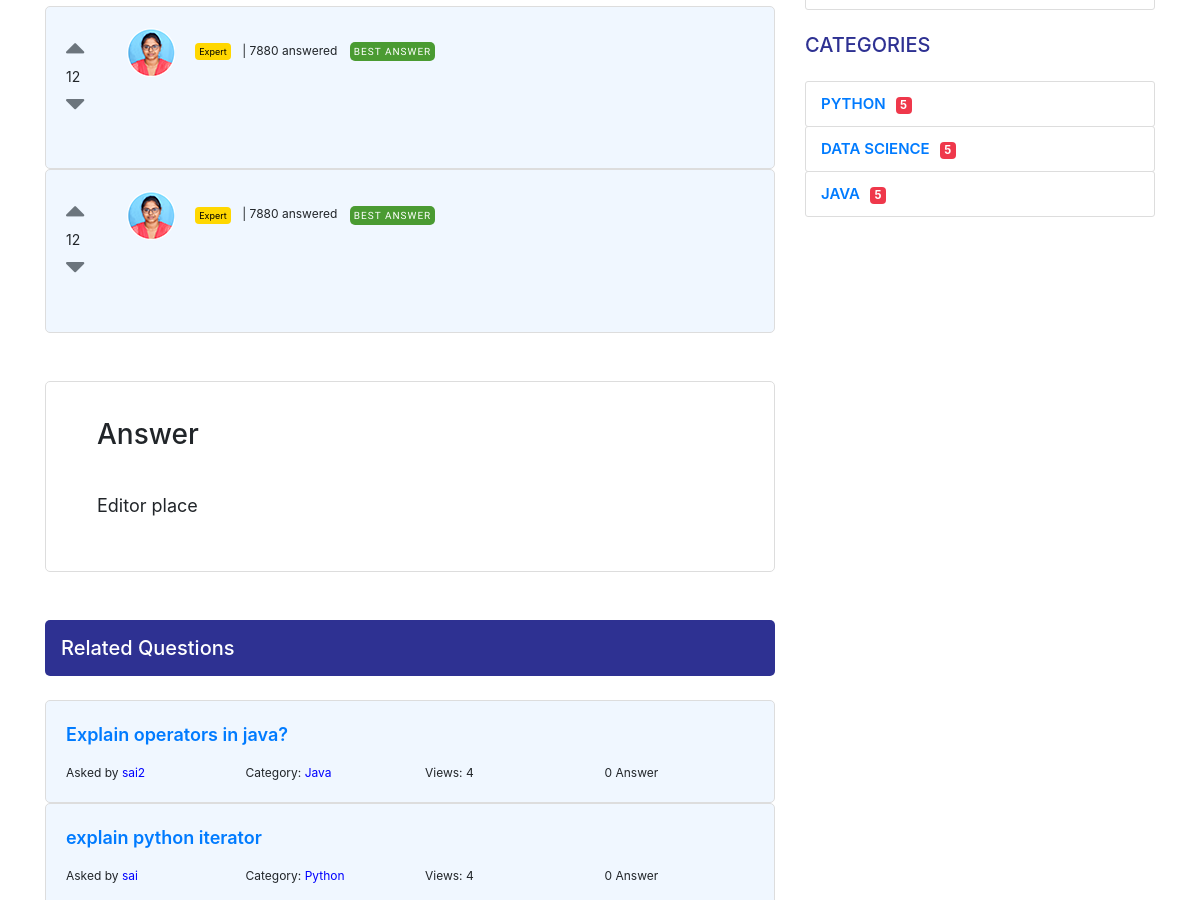
The page /question-detail/what-is-python (middle part) on the database as committed earlier.
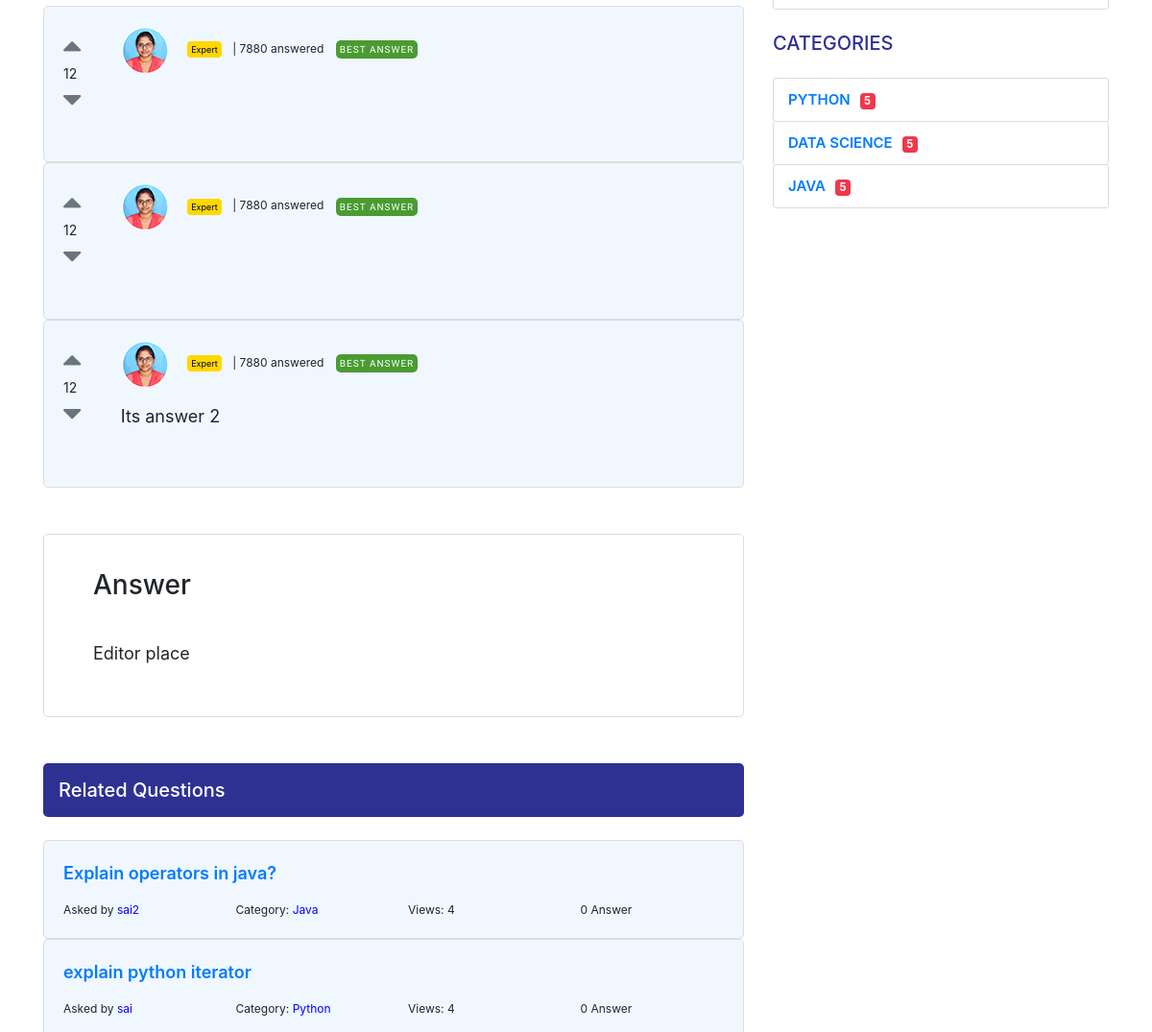
The same page on the database as committed later.
### communityapp/models.py (models this page shows, shortened)
class Answer(models.Model):
	answer = RichTextField(blank = True, null = True)
	question = models.ForeignKey(Question, on_delete = models.CASCADE)
	answeredby = models.ForeignKey(MyUser, on_delete = models.CASCADE, blank = True, null = True)

class Question(models.Model):
	user = models.ForeignKey(MyUser, on_delete = models.CASCADE)
	question = models.CharField(max_length = 500, blank = True)
	description  = models.TextField(max_length = 5000, blank = True)
	category = models.ForeignKey(Category, on_delete = models.CASCADE)
	created = models.DateTimeField(auto_now = True, blank = True, null = True)
	userlabel = models.CharField(max_length = 50, default="Newcommer") # Begginer Expert Newcomer
	answerlabel = models.CharField(max_length=50,blank = True) #Best Answer
	upvote = models.IntegerField(default="0")
	downvote = models.IntegerField(default="0")
	slug = models.SlugField(blank=True,null=True)

class Category(models.Model):
	category = models.CharField(max_length = 200)
	slug = models.SlugField()
	def __str__(self):
		return self.category
	class Meta:
		verbose_name_plural = 'Category'

### authentication/models.py (models this page shows, shortened)
class MyUser(AbstractUser):
    college = models.CharField(max_length = 100)
    branch = models.CharField(max_length = 100)
    mobile = PhoneNumberField()
    display_pic = models.ImageField(upload_to = '', default = 'python.jpg')
    slug = models.SlugField(default = '')
    class Meta:
        verbose_name = "Codegnan User"
        verbose_name_plural = "Codegnan Users"

### communityapp/views.py (the view)
# urls.py: path('question-detail/<slug:slug>',questiondetail, name = 'question-detail'),
def questiondetail(request,slug):
	question = Question.objects.get(slug = slug)
	answers = Answer.objects.filter(question = question)
	recent = [i.question for i in Category.objects.get(category = question.category).question_set.all()][::-1][:5]
	q = get_object_or_404(Question,slug = slug)
	related_questions = Question.objects.all()[::-1]
	return render(request, 'community.html', {'question':question, 'answers':answers, 'recent':recent, 'related_questions':related_questions})

### communityapp/context_processors.py (called while the page is built)
def basefile(request):
	category = Category.objects.all()
	form = QuestionForm(request.POST)
	return {'category':category, 'form':form}

### communityapp/templates/community.html (shortened to what this page needs)
{% extends 'base.html' %}
{% load static %}
{% load humanize %}
{% block content %}
<body>
  <section class="container">
    <div class="row">
      <div class="col-md-8">
      {% for answer in answers %}
      <div class="communityborderanswer">
      <div class="row">
        <div class="col-2 col-md-1">
          <div class="pt-1">
             <i class="fa fa-caret-up fa-2x text-secondary"></i>
          <span class="smallvote">12</span>
           <i class="fa fa-caret-down fa-2x text-secondary"></i>
        </div>
        </div>
        <div class="col-10 col-md-11">
          <span class="smallhead"><span class="namecolor"> <img src="img/name2.png" alt="" class="img-fluid pr-2"> {{ answer.user.username }}</span><a href="#" class="exlink" data-toggle="tooltip" data-placement="bottom" title="One who writes upto 500 Answers will be badged as Expert"><span class="expert  rounded mx-2">Expert</span></a> |  7880 answered</span>
           <span class="answerbtn mx-2 p-1">Best Answer</span>
          <p class="lineheight mt-3" style="word-wrap: break-word;"><span class="answersmall">{{ answer.answer|safe }}</span><br>
        </div>
      </div>
      </div>
      {% endfor %}
      <div class="communityborder mt-5">
        <div class="col">
        <h1 class="communityhead p-3">Answer</h1>
        <p class="p-3">Editor place</p>
      </div>
      </div>
      <div class=" mt-5">
       <h3 class="answers my-4 p-3">Related Questions </h3>
       {% for i in related_questions|slice:":5" %}
       <div class="communityborder relatedbgcolor">
       <a href="{% url 'communityapp:question-detail' i.slug %}"><p class="relatedquestion">{{ i.question }}</p></a>
       <div class="row smallhead">
        <div class="col">
          Asked by <span class="namecolor">{{ i.user.username }}</span>
        </div>
         <div class="col">
          Category: <span class="namecolor">{{ i.category }}</span>
        </div>
         <div class="col">
          Views: 4
        </div>
         <div class="col">
          {{ i.answer_set.all.count }} Answer
        </div>
       </div>
     </div>
     {% endfor %}
     </div>
   </div>
      <div class="col-md-4">
         <div class="">
            <ul class="catquestion catname pt-3">
              {% for i in recent %}
              <li>{{i}}</li>
              {% endfor %}
            </ul>
          </div>
<div class="mt-4">
 <h2 class="communitysidehead text-uppercase">Categories</h2>
 <ul class="communitycategories catname pt-3">
  {% for categorys in category %}
    <a href="{% url 'communityapp:category-detail' categorys.slug %}"><li> {{ categorys.category }}<span class="badge badgenumber">5</span></li></a>
      {% endfor %}
  </ul>
    </div>
  </div>
  </section>
</body>
{% endblock %}

Rows that differ between the two databases and show on the page:
added Answer: answer "Its answer 2"
